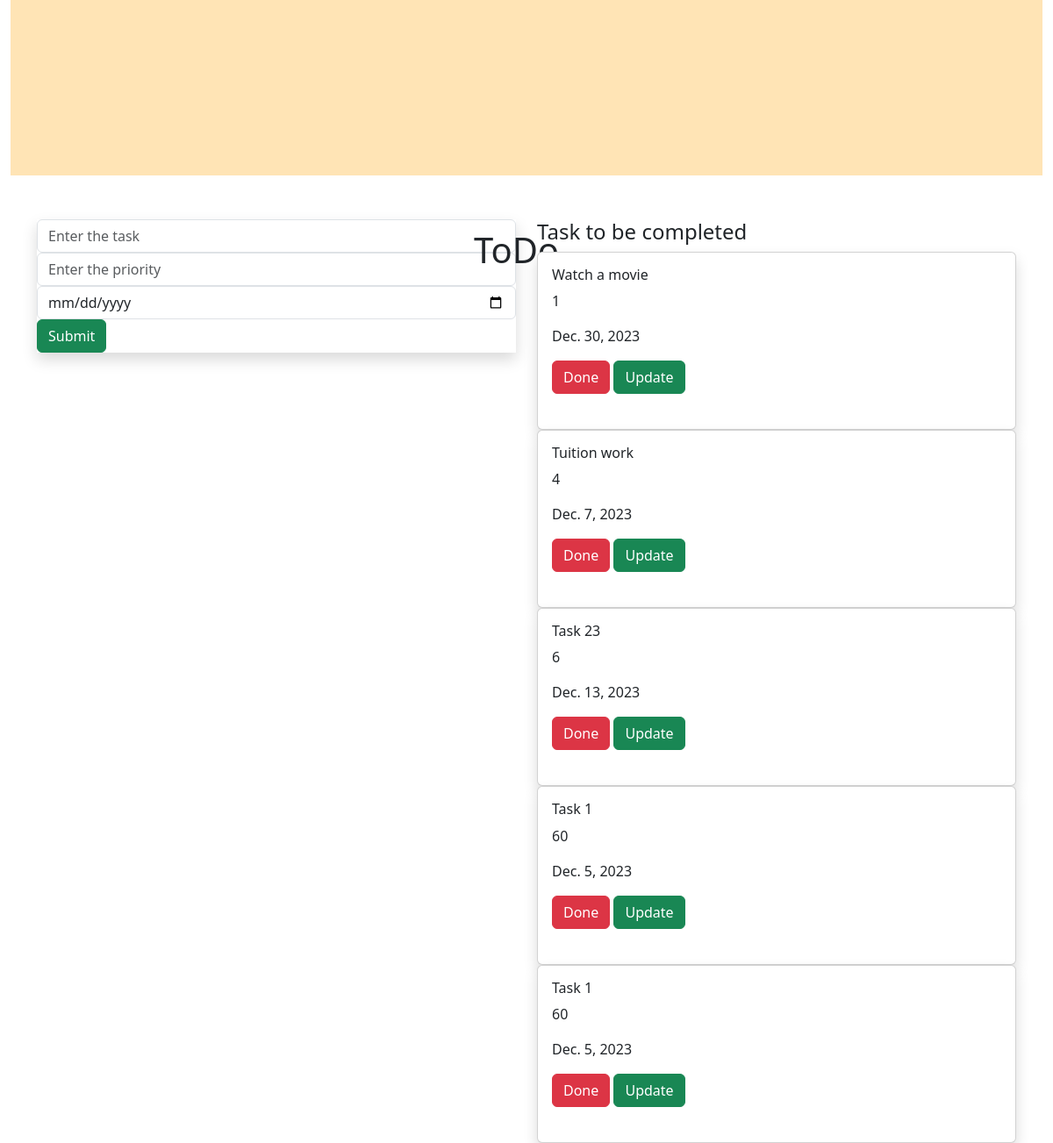
The page / on the database its author committed.
### todoapp/models.py (models this page shows, shortened)
class Task(models.Model):
    name=models.CharField(max_length=250)
    priority=models.IntegerField()
    date=models.DateField()

### todoapp/views.py (the view)
# urls.py: path('',views.add,name='add'),
def add (request):
    task1=None
    if request.method=="POST":
        name=request.POST.get('task','')
        priority = request.POST.get('priority', '')
        date= request.POST.get('date','')
        task=Task(name=name,priority=priority,date=date)
        task.save()
    task1 = Task.objects.all()
    return render(request,'home.html',{'task1':task1})

### templates/home.html (shortened to what this page needs)
{% extends 'base.html' %}
{% block content %}
<div class="container-fluid">
    <div class="row">
        <div class="col-md-12">
            <div class="banner">
                <div class="banner-text">
                    <h1>ToDo</h1>
                </div>
            </div>
        </div>
    </div>
</div>
  <div class="container">
    <div class="row">
        <div class="col-md-6">
        <form method="POST" class="mb-3 shadow">
            <div class="form-group">
    <input type="text" class="form-control" name="task" placeholder="Enter the task">
    <input type="text" class="form-control" name="priority" placeholder="Enter the priority">
                <input type="date" class="form-control" name="date" placeholder="Enter the date">
            </div>
            <input type="submit" class="btn btn-success">
        </form>
        </div>
        <div class="col-md-6">
            <h4>Task to be completed</h4>
            {% for i in task1 %}
            <div class="shadow card">
                <div class="card-body">
                    <h6 class="card-title"> {{i.name}}<br></h6>
                    <p> {{i.priority}}</p>
                    <p>{{i.date}}</p>
                    <a class="btn btn-danger" href="{% url 'delete' i.id %}">Done</a>
                    <a class="btn btn-success" href="{% url 'update' i.id %}">Update</a>
                </div><br>
            </div>
            {% endfor %}
        </div>
    </div>
</div>
{% endblock %}

### templates/base.html (shortened to what this page needs)
{% load static %}
<!DOCTYPE html>
<html lang="en">
<head>
<link rel="stylesheet" href="https://cdn.jsdelivr.net/npm/bootstrap@5.3.2/dist/css/bootstrap.min.css"></head>
<link rel="stylesheet" href="{% static 'style.css' %}">
<body>
{% block content %}
{% endblock %}
</body>
</html>

### static/style.css (style rules this page uses)
.banner { background-color:moccasin; width:100%; height:200px; margin-bottom:50px; }
.banner-text { top:20%; left:45%; position:absolute; transform:transform; }

### rows shown on the page
Task: name "Watch a movie", priority "1", date "Dec. 30, 2023"
Task: name "Tuition work", priority "4", date "Dec. 7, 2023"
Task: name "Task 23", priority "6", date "Dec. 13, 2023"
Task: name "Task 1", priority "60", date "Dec. 5, 2023"
Task: name "Task 1", priority "60", date "Dec. 5, 2023"
